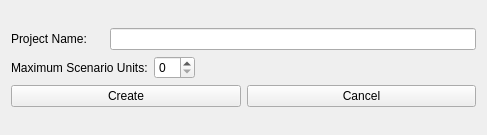
<?xml version="1.0" encoding="UTF-8"?>
<ui version="4.0">
 <class>newProject_window</class>
 <widget class="QWidget" name="newProject_window">
  <property name="enabled">
   <bool>true</bool>
  </property>
  <property name="geometry">
   <rect>
    <x>0</x>
    <y>0</y>
    <width>487</width>
    <height>135</height>
   </rect>
  </property>
  <property name="minimumSize">
   <size>
    <width>487</width>
    <height>135</height>
   </size>
  </property>
  <property name="maximumSize">
   <size>
    <width>487</width>
    <height>135</height>
   </size>
  </property>
  <property name="windowTitle">
   <string>New Project</string>
  </property>
  <layout class="QGridLayout" name="NewProjectWindowLayout">
   <item row="0" column="0">
    <layout class="QVBoxLayout" name="mainLayout_newProjectWindow">
     <item>
      <layout class="QHBoxLayout" name="newProjectNameLayout_newProjectWindow">
       <item>
        <widget class="QLabel" name="newProjectNameLabel_newProjectWindow">
         <property name="text">
          <string>Project Name:     </string>
         </property>
        </widget>
       </item>
       <item>
        <widget class="QLineEdit" name="newProjectNameInput_newProjectWindow"/>
       </item>
      </layout>
     </item>
     <item>
      <layout class="QHBoxLayout" name="newProjectMaxUnitsLayout_newProjectWindow">
       <item>
        <widget class="QLabel" name="newProjectMaxLabel_newProjectWindow">
         <property name="text">
          <string>Maximum Scenario Units:</string>
         </property>
        </widget>
       </item>
       <item>
        <widget class="QSpinBox" name="newProjectMaxUnitsSpinbox_newProjectWindow"/>
       </item>
       <item>
        <spacer name="newProjectMaxUnitsSpacer_newProjectWindow">
         <property name="orientation">
          <enum>Qt::Horizontal</enum>
         </property>
         <property name="sizeHint" stdset="0">
          <size>
           <width>40</width>
           <height>20</height>
          </size>
         </property>
        </spacer>
       </item>
      </layout>
     </item>
     <item>
      <layout class="QHBoxLayout" name="newProjectButtonsLayout_newProjectWindow">
       <item>
        <widget class="QPushButton" name="newProjectCreateButton_newProjectWindow">
         <property name="text">
          <string>Create</string>
         </property>
        </widget>
       </item>
       <item>
        <widget class="QPushButton" name="newProjectCancelButton_newProjectWindow">
         <property name="text">
          <string>Cancel</string>
         </property>
        </widget>
       </item>
      </layout>
     </item>
    </layout>
   </item>
  </layout>
 </widget>
 <resources/>
 <connections/>
</ui>
